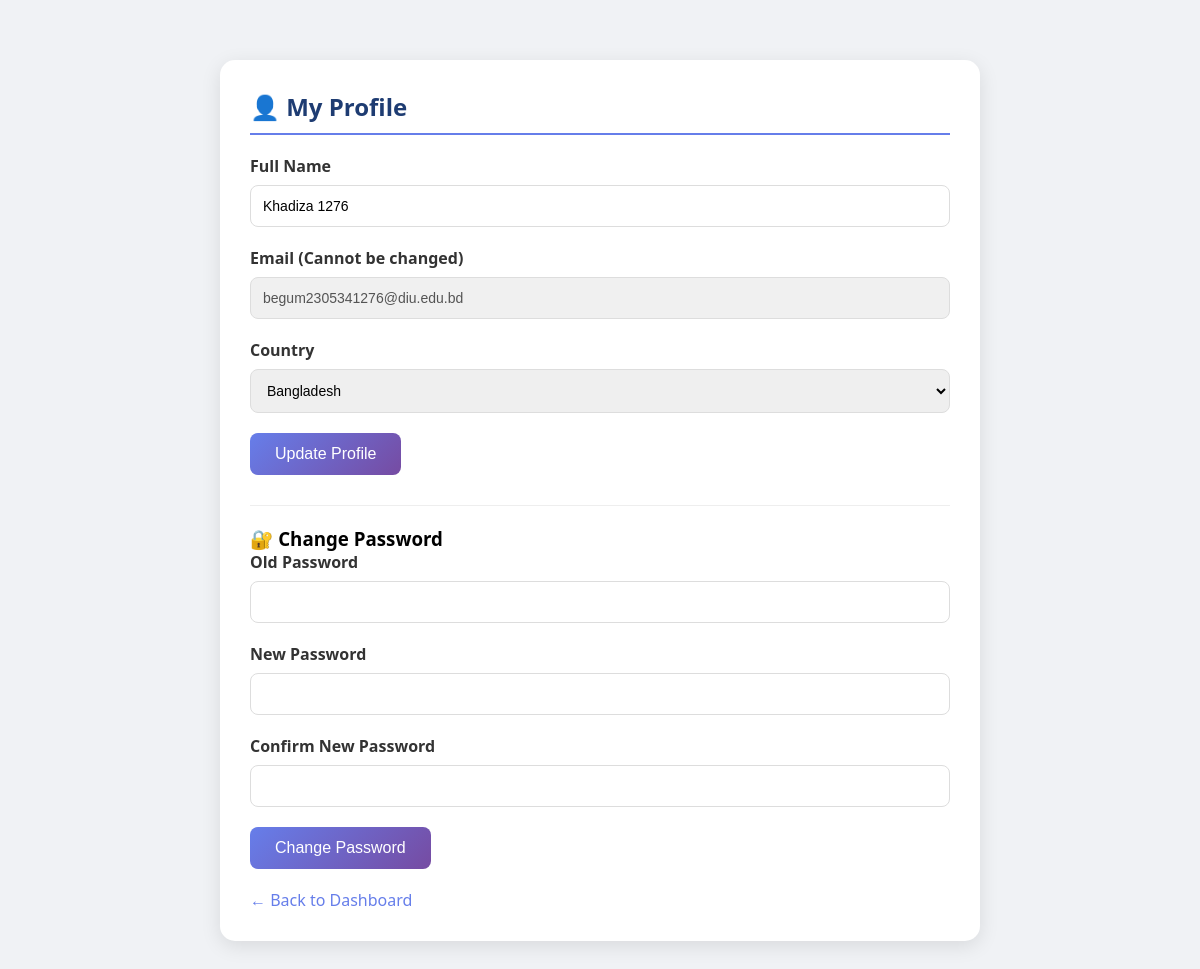
The page /profile.php (signed in) on the database its author committed.
### tables this page shows
CREATE TABLE `users` (
  `id` int(11) NOT NULL,
  `full_name` varchar(100) NOT NULL,
  `email` varchar(100) NOT NULL,
  `password` varchar(255) NOT NULL,
  `phone` varchar(20) DEFAULT NULL,
  `date_of_birth` date DEFAULT NULL,
  `country` varchar(50) DEFAULT NULL,
  `city` varchar(50) DEFAULT NULL,
  `created_at` timestamp NOT NULL DEFAULT current_timestamp(),
  `is_admin` tinyint(4) DEFAULT 0
);

### profile.php (the view, shortened to what this page needs)
<?php
require_once 'config/database.php';
$user_id = $_SESSION['user_id'];
$sql = "SELECT * FROM users WHERE id = ?";
$stmt = $conn->prepare($sql);
$stmt->bind_param("i", $user_id);
$stmt->execute();
$user = $stmt->get_result()->fetch_assoc();
?>
<!DOCTYPE html>
<html>
<head>
</head>
<body>
    <div class="container">
        <div class="profile-card">
            <h2>👤 My Profile</h2>
            <form method="POST">
                <div class="form-group">
                    <label>Full Name</label>
                    <input type="text" name="full_name" value="<?php echo $user['full_name']; ?>" required>
                </div>
                <div class="form-group">
                    <label>Email (Cannot be changed)</label>
                    <input type="email" value="<?php echo $user['email']; ?>" disabled style="background:#f0f0f0;">
                </div>
                <div class="form-group">
                    <label>Country</label>
                    <select name="country">
                        <option value="<?php echo $user['country']; ?>"><?php echo $user['country'] ?: 'Select Country'; ?></option>
                    </select>
                </div>
                <button type="submit" name="update_profile">Update Profile</button>
            </form>
            <div class="section">
                <h3>🔐 Change Password</h3>
                <form method="POST">
                    <div class="form-group">
                        <label>Old Password</label>
                        <input type="password" name="old_password" required>
                    </div>
                    <div class="form-group">
                        <label>New Password</label>
                        <input type="password" name="new_password" required>
                    </div>
                    <div class="form-group">
                        <label>Confirm New Password</label>
                        <input type="password" name="confirm_password" required>
                    </div>
                    <button type="submit" name="change_password">Change Password</button>
                </form>
            </div>
            <a href="dashboard.php" class="back-link">← Back to Dashboard</a>
        </div>
    </div>
</body>
</html>

### profile.php (style rules this page uses)
* { margin: 0; padding: 0; box-sizing: border-box; }
body { font-family: 'Segoe UI', sans-serif; background: #f0f2f5; }
.container { max-width: 800px; margin: 40px auto; padding: 20px; }
.profile-card { background: white; border-radius: 15px; padding: 30px; box-shadow: 0 5px 20px rgba(0,0,0,0.1); margin-bottom: 20px; }
h2 { color: #1e3c72; margin-bottom: 20px; border-bottom: 2px solid #667eea; padding-bottom: 10px; }
.form-group { margin-bottom: 20px; }
label { display: block; margin-bottom: 8px; font-weight: 600; color: #333; }
input, select { width: 100%; padding: 12px; border: 1px solid #ddd; border-radius: 8px; font-size: 14px; }
button { background: linear-gradient(135deg, #667eea 0%, #764ba2 100%); color: white; border: none; padding: 12px 25px; border-radius: 8px; cursor: pointer; font-size: 16px; }
.back-link { display: inline-block; margin-top: 20px; color: #667eea; text-decoration: none; }
.section { margin-top: 30px; padding-top: 20px; border-top: 1px solid #eee; }

### rows shown on the page
users: full_name "Khadiza 1276", email "begum2305341276@diu.edu.bd", country "Bangladesh"
